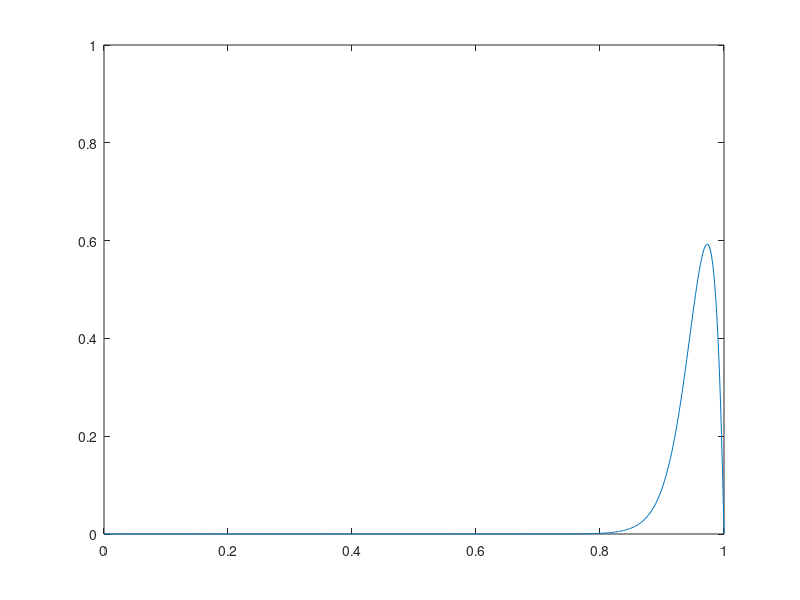

Source code (MATLAB):
clear all
close all
c = 0.8;
d = 0.01;
rho = 50;
tstar = 1;
m = 500;
x = linspace(0,1,m)';
h = 1/(m-1);
u0 = 5*x.*(1-x).^2;
D2 = spdiags(ones(m,1)*[1,-2,1]/h^2,-1:1,m,m);
%D2(m,m-1:m) = [2,-2]/h^2;
D1 = spdiags(ones(m,1)*[-1,0,1]/(2*h),-1:1,m,m);
%D1(m,m-1:m) = [0,0];
DT = d*D2-c*D1;
Peclet = c*h/(2*d)
DT(1,1:2) = [0,0];
DT(m,m-1:m) = [0,0];
g = @(u) rho*u.*(1-u).*(u-1/2).*[0;ones(m-2,1);0]; % Dirichlet omogenee
dg = @(u) rho*((1-u).*(u-1/2)-u.*(u-1/2)+u.*(1-u)).*[0;ones(m-2,1);0];
ts = 100;
k = tstar/ts;
u = u0;
tol = k/100;
plot(x,u0)
axis([0,1,0,1])
pause(0.5)
for n = 1:ts
    F = @(y) y-u-k*DT*y-k*g(y);
    JF = @(y) speye(m)-k*DT-k*spdiags(dg(y),0,m,m);
    y = u;
    delta = -JF(y)\F(y);
    while (norm(delta,inf) > tol)
        y = y+delta;
        delta = -JF(y)\F(y);
    end
    u = y;
    plot(x,u)
    axis([0,1,0,1])
    pause(0.5)
end